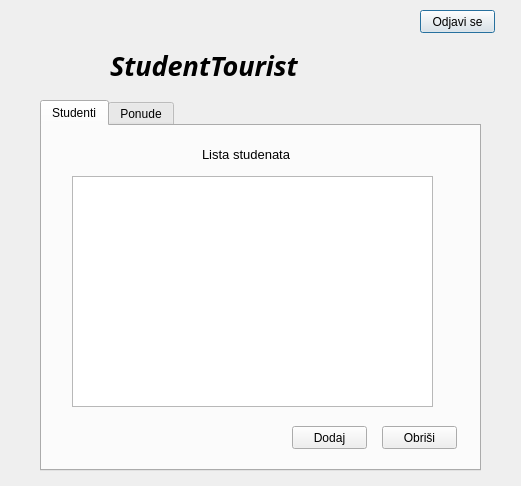
<?xml version="1.0" encoding="UTF-8"?>
<ui version="4.0">
 <class>Organizator</class>
 <widget class="QDialog" name="Organizator">
  <property name="geometry">
   <rect>
    <x>0</x>
    <y>0</y>
    <width>521</width>
    <height>486</height>
   </rect>
  </property>
  <property name="windowTitle">
   <string>Dialog</string>
  </property>
  <widget class="QPushButton" name="logout_btn">
   <property name="geometry">
    <rect>
     <x>420</x>
     <y>10</y>
     <width>75</width>
     <height>23</height>
    </rect>
   </property>
   <property name="text">
    <string>Odjavi se</string>
   </property>
  </widget>
  <widget class="QLabel" name="title_2">
   <property name="geometry">
    <rect>
     <x>110</x>
     <y>50</y>
     <width>311</width>
     <height>31</height>
    </rect>
   </property>
   <property name="font">
    <font>
     <family>Ravie</family>
     <pointsize>20</pointsize>
     <weight>75</weight>
     <italic>true</italic>
     <bold>true</bold>
    </font>
   </property>
   <property name="layoutDirection">
    <enum>Qt::LeftToRight</enum>
   </property>
   <property name="text">
    <string>StudentTourist</string>
   </property>
  </widget>
  <widget class="QTabWidget" name="tabs_admin">
   <property name="geometry">
    <rect>
     <x>40</x>
     <y>100</y>
     <width>441</width>
     <height>371</height>
    </rect>
   </property>
   <property name="currentIndex">
    <number>0</number>
   </property>
   <widget class="QWidget" name="student_tab_organizator">
    <attribute name="title">
     <string>Studenti</string>
    </attribute>
    <widget class="QPushButton" name="delete_student_btn_organizaror">
     <property name="geometry">
      <rect>
       <x>340</x>
       <y>300</y>
       <width>75</width>
       <height>23</height>
      </rect>
     </property>
     <property name="text">
      <string>Obriši</string>
     </property>
    </widget>
    <widget class="QListWidget" name="listastudenata_list_organizaror">
     <property name="geometry">
      <rect>
       <x>30</x>
       <y>50</y>
       <width>361</width>
       <height>231</height>
      </rect>
     </property>
    </widget>
    <widget class="QPushButton" name="add_student_btn_organizaror">
     <property name="geometry">
      <rect>
       <x>250</x>
       <y>300</y>
       <width>75</width>
       <height>23</height>
      </rect>
     </property>
     <property name="text">
      <string>Dodaj</string>
     </property>
    </widget>
    <widget class="QLabel" name="listastudenata_label">
     <property name="geometry">
      <rect>
       <x>160</x>
       <y>20</y>
       <width>91</width>
       <height>16</height>
      </rect>
     </property>
     <property name="font">
      <font>
       <pointsize>10</pointsize>
      </font>
     </property>
     <property name="text">
      <string>Lista studenata</string>
     </property>
    </widget>
   </widget>
   <widget class="QWidget" name="ponuda_tab_organizaror">
    <attribute name="title">
     <string>Ponude</string>
    </attribute>
    <widget class="QLabel" name="listaponuda_label">
     <property name="geometry">
      <rect>
       <x>160</x>
       <y>20</y>
       <width>101</width>
       <height>16</height>
      </rect>
     </property>
     <property name="font">
      <font>
       <pointsize>10</pointsize>
      </font>
     </property>
     <property name="text">
      <string>Lista ponuda</string>
     </property>
    </widget>
    <widget class="QListWidget" name="listaponuda_list_organizaror">
     <property name="geometry">
      <rect>
       <x>30</x>
       <y>50</y>
       <width>361</width>
       <height>231</height>
      </rect>
     </property>
    </widget>
    <widget class="QPushButton" name="add_ponuda_btn_organizaror">
     <property name="geometry">
      <rect>
       <x>250</x>
       <y>300</y>
       <width>75</width>
       <height>23</height>
      </rect>
     </property>
     <property name="text">
      <string>Dodaj</string>
     </property>
    </widget>
    <widget class="QPushButton" name="delete_ponuda_btn_organizaror">
     <property name="geometry">
      <rect>
       <x>340</x>
       <y>300</y>
       <width>75</width>
       <height>23</height>
      </rect>
     </property>
     <property name="text">
      <string>Obriši</string>
     </property>
    </widget>
   </widget>
  </widget>
 </widget>
 <resources/>
 <connections/>
</ui>
